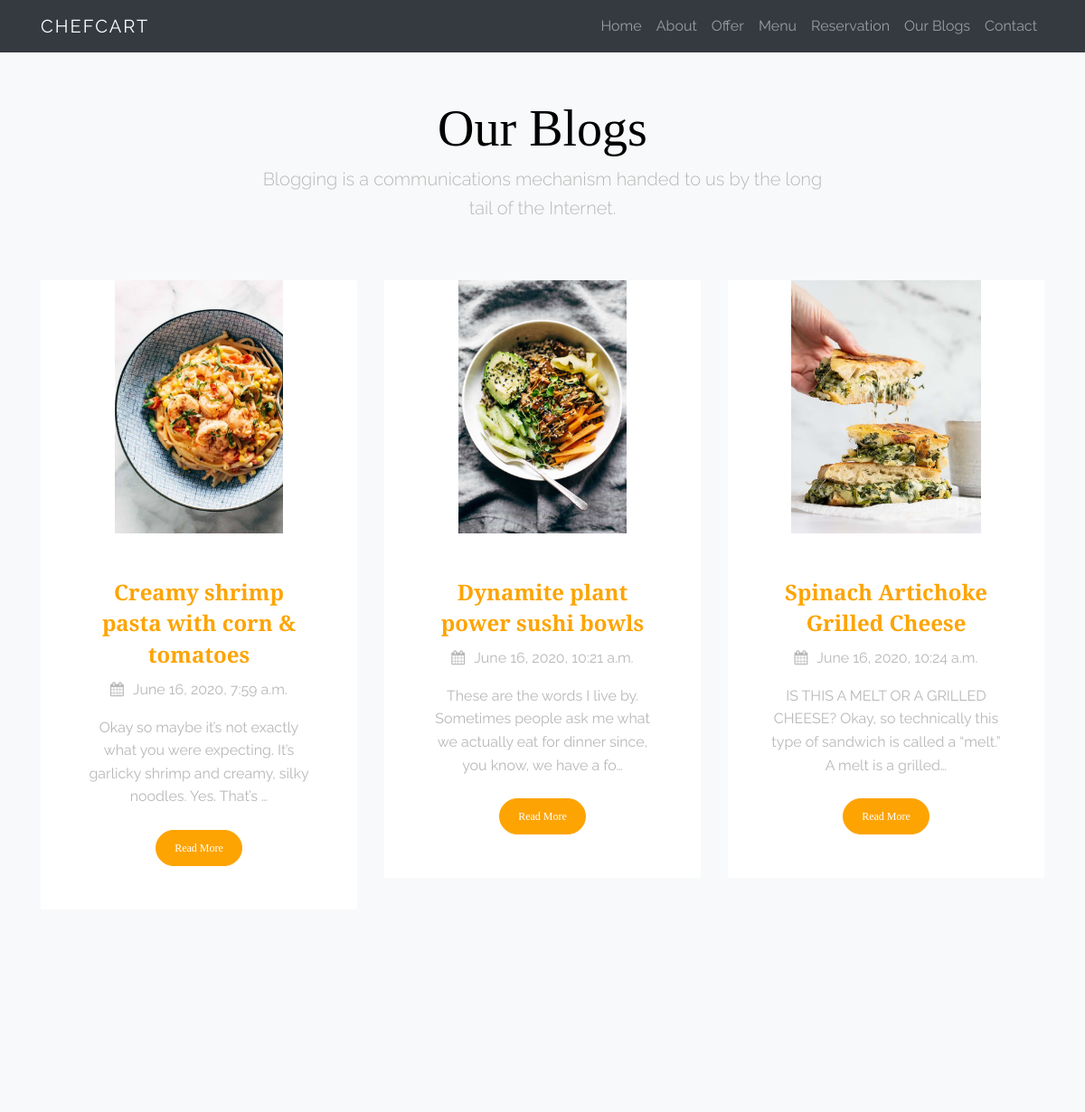
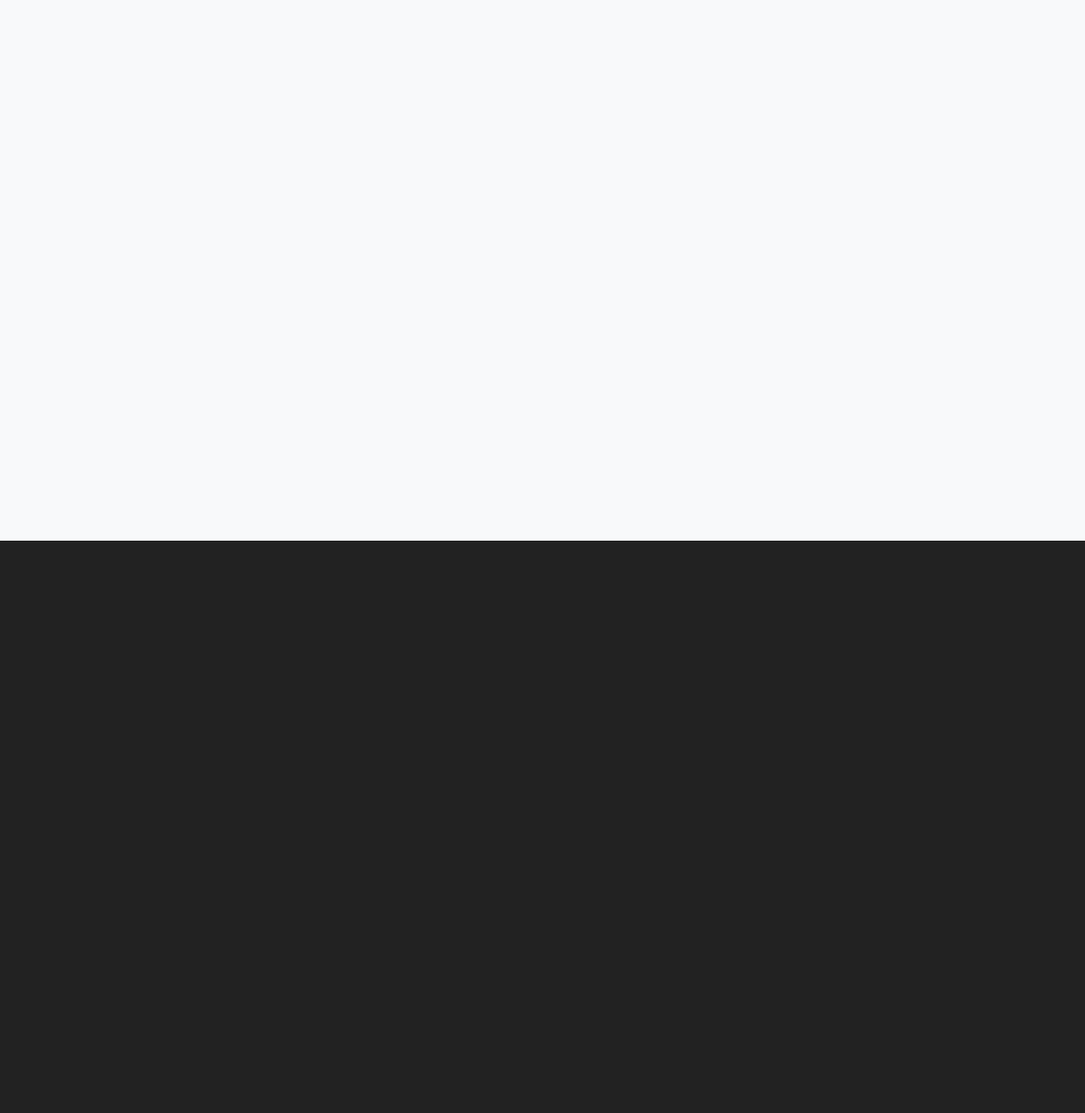
Screenshot of /blog/ with the database file from the repository (2 pictures, top to bottom).
### blog/models.py (models this page shows, shortened)
class Post(models.Model):
    title = models.CharField(max_length=50)
    content = models.TextField()
    author = models.ForeignKey(User, on_delete=models.CASCADE)
    image = models.ImageField(upload_to='Blogs/')
    category = models.ForeignKey('Category', null=True, on_delete=models.SET_NULL)
    date = models.DateTimeField(default=timezone.now)
    class Meta:
        verbose_name = 'post'
        verbose_name_plural = 'posts'

### blog/views.py (the view)
# urls.py: path('', views.postList, name='post-list'),
def postList(request):
    allPost = Post.objects.all()
    context = {
        'allPost': allPost
    }
    return render(request, 'blog/postList.html', context)

### blog/templates/blog/postList.html
{% extends 'base.html' %}
{% load static %}
{% block content %}
    <section class="site-section bg-light" id="section-news">
        <div class="container">
            <div class="row">
                <div class="col-md-12 text-center mb-5 site-animate">
                    <h2 class="display-4">Our Blogs</h2>
                    <div class="row justify-content-center">
                        <div class="col-md-7">
                            <p class="lead">Blogging is a communications mechanism handed to us by the long tail of the
                                Internet.</p>
                        </div>
                    </div>
                </div>
                {% for post in allPost %}
                    <div class="col-lg-4 col-md-6 col-sm-6">
                        <div class="media d-block mb-4 text-center site-media site-animate">
                            <img src="{{ post.image.url }}" alt="Free Template by colorlib.com" class="img-fluid" style="height: 280px;">
                            <div class="media-body p-md-5 p-4">
                                <h5 class="mt-0 h4"><a href="{% url 'post-detail' post.id %}">{{ post.title }}</a></h5>
                                <p class="post-meta"><span><span class="fa fa-calendar" style="margin-right: 10px;"></span>{{ post.date }}</span></p>
                                <p class="mb-4">{{ post.content | truncatechars:120 }}</p>
                                <p class="mb-0"><a href="{% url 'post-detail' post.id %}" class="btn btn-primary btn-sm" style="border-radius: 50px">Read More</a></p>
                            </div>
                        </div>
                    </div>
                {% endfor %}
            </div>
        </div>
    </section>
{% endblock content %}

### templates/base.html (shortened to what this page needs)
{% load static %}
<!DOCTYPE html>
<html lang="en">
<head>
    <link rel="stylesheet" href="https://cdnjs.cloudflare.com/ajax/libs/font-awesome/4.7.0/css/font-awesome.min.css">
    <link rel="stylesheet" href="{% static 'css/bootstrap.min.css' %}">
    <link rel="stylesheet" href="{% static 'css/open-iconic-bootstrap.min.css' %}">
    <link rel="stylesheet" href="{% static 'css/animate.css' %}">
    <link rel="stylesheet" href="{% static 'css/owl.carousel.min.css' %}">
    <link rel="stylesheet" href="{% static 'css/owl.theme.default.min.css' %}">
    <link rel="stylesheet" href="{% static 'css/magnific-popup.css' %}">
    <link rel="stylesheet" href="{% static 'css/bootstrap-datepicker.css' %}">
    <link rel="stylesheet" href="{% static 'css/jquery.timepicker.css' %}">
    <link rel="stylesheet" href="{% static 'css/icomoon.css' %}">
    <link rel="stylesheet" href="{% static 'css/style.css' %}">
    <link rel="stylesheet" href="{% static 'css/additional.css' %}">
</head>
<body data-spy="scroll" data-target="#site-navbar" data-offset="200">
    <nav class="navbar navbar-expand-lg navbar-dark site_navbar bg-dark fixed-top" id="site-navbar">
        <div class="container">
            <a class="navbar-brand" href="{% url 'Home' %}">ChefCart</a>
            <div class="collapse navbar-collapse" id="site-nav">
                <ul class="navbar-nav ml-auto">
                    <li class="nav-item"><a href="{% url 'Home' %}" class="nav-link">Home</a></li>
                    <li class="nav-item"><a href="/#section-about" class="nav-link">About</a></li>
                    <li class="nav-item"><a href="/#section-offer" class="nav-link">Offer</a></li>
                    <li class="nav-item"><a href="{% url 'meal-list' %}" class="nav-link">Menu</a></li>
                    <li class="nav-item"><a href="{% url 'reservation' %}" class="nav-link">Reservation</a></li>
                    <li class="nav-item"><a href="{% url 'post-list' %}" class="nav-link">Our Blogs</a></li>
                    <li class="nav-item"><a href="/#section-contact" class="nav-link">Contact</a></li>
                </ul>
            </div>
        </div>
    </nav>
    {% block content %} {% endblock %}
    <footer class="site-footer site-bg-dark site-section">
        <div class="container">
            <div class="row mb-5">
                <div class="col-md-12">
                    <div class="row">
                        <div class="col-md-1"></div>
                    </div>
                </div>
            </div>
        </div>
    </footer>
</body>
</html>

### static/css/style.css (style rules this page uses)
html { overflow-x: hidden; }
body { font-family: "Raleway", sans-serif; background: #fff; font-size: 16px; line-height: 1.6; color: #b8b8b8; }
a { -webkit-transition: .3s all ease; -o-transition: .3s all ease; transition: .3s all ease; color: #FDA403; }
h1, h2, h3, h4, h5, .h1, .h2, .h3, .h4, .h5 { line-height: 1.45; color: #000; font-family: "Playfair Display", serif; font-weight: bold; }
.navbar-brand { text-transform: uppercase; letter-spacing: .1em; }
.bg-light { background: #darken fafafa, 4% !important; }
.btn { border-radius: 4px; cursor: pointer; padding-left: 30px; padding-right: 30px; font-size: 16px; font-family: "Playfair Display", serif; }
.btn.btn-sm { padding: 10px 20px; font-size: 12px; }
.btn:before { display: none; }
.btn.btn-primary { background: #FDA403; border-color: #FDA403; color: #fff; }
.site-animate { opacity: 0; visibility: hidden; }
.site-section { padding: 7em 0; }
.site-bg-dark { background: #222; }
.site-footer { font-size: 16px; }
.site-media { background: #fff; border-radius: 0px; }

### rows the page displays
Post: image (picture), title "Creamy shrimp pasta with corn & tomatoes", date "June 16, 2020, 7:59 a.m.", content "Okay so maybe it’s not exactly what you were expecting. It’s garlicky shrimp and creamy, silky noodles. Yes. That’s …"
Post: image (picture), title "Dynamite plant power sushi bowls", date "June 16, 2020, 10:21 a.m.", content "These are the words I live by. Sometimes people ask me what we actually eat for dinner since, you know, we have a fo…"
Post: image (picture), title "Spinach Artichoke Grilled Cheese", date "June 16, 2020, 10:24 a.m.", content "IS THIS A MELT OR A GRILLED CHEESE? Okay, so technically this type of sandwich is called a “melt.” A melt is a grilled…"
